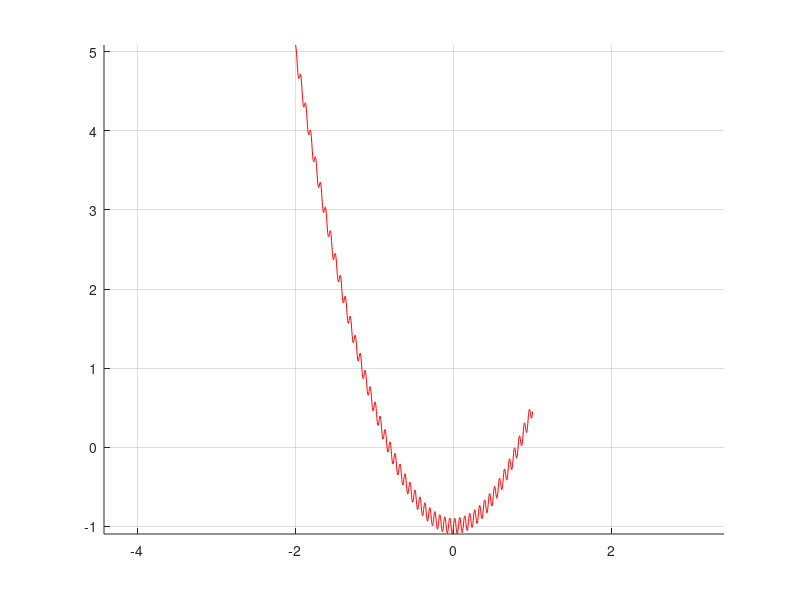
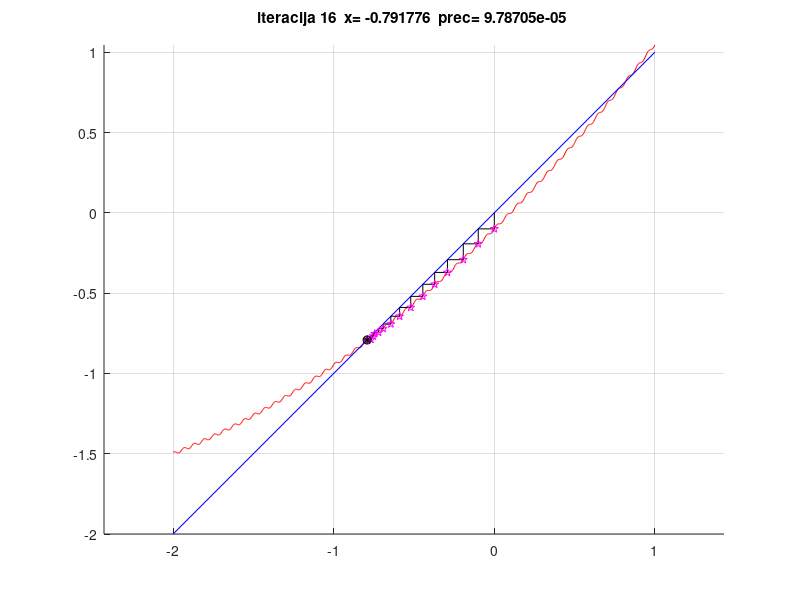

The MATLAB script that drew these images, in order: (Note: this script raises an error after producing the figures.)
%
% Vienos lygties sprendimas: paprastuju iteraciju metodas
% 
function Pvz_SMA_1_4_Viena_lygtis_simple_iteration
clc,close all

%------------------------   PRADINIAI DUOMENYS  ----------------------------

% range=[-10,10] % parenkame vaizdavimo intervala
range=[-2,1]

% x0=-1.3    %  parenkame pradini artini
x0=0
% x0=0.0001
eps=1e-4   % parenkame sprendinio tikslumo reiksme

nitmax=1000 % parenkame didziausia leistina iteraciju skaiciu

method='simple_iteration'  % parenkame metoda

alpha=10 % parenkame daugiklio reiksme
% alpha=-1
% alpha=-100
% alpha=-7
% alpha=-2
% alpha=-10

% braizomas funkcijos grafikas
npoints=1000; x=range(1): (range(2)-range(1))/(npoints-1) :range(2);  fff=f(x);
figure(1); grid on; hold on; axis equal;
plot(x,fff,'r-');
figure(2); grid on; hold on; axis equal;
plot(x,fff/alpha+x,'r-');
plot(range,range,'b-');
pause

%------------------------   SPRENDIMAS  -----------------------------------

xn=x0;prec=1e20; nit=0; % pradinis artinys, pradine tikslumo reiksme ir iteracijos numeris
while prec > eps  % iteracijos
    nit=nit+1;
    if nit > nitmax, fprintf('Virsytas leistinas iteraciju skaicius. Tikslumas nepasiektas');return;end

    if strcmp(method,'simple_iteration')
            fn=f(xn)/alpha+xn;
            plot([xn,xn,fn],[xn,fn,fn],'k-');
            plot(xn,fn,'mp');
            xn=fn;
    else, fprintf('neaprasytas metodas \n');
    end
     
        pause(2)
        
    prec=abs(f(xn));
    fprintf(1,'iteracija %d  x= %g  prec= %g \n',nit,xn,prec);
    title(sprintf('iteracija %d  x= %g  prec= %g \n',nit,xn,prec));
end
plot(xn,fn,'k*');plot(xn,fn,'ko');title()

fprintf(1,'\n tikslumas pasiektas, saknis xmid=%g\n\n',xn);

end


function fff=f(x)
    fff=1.5*x.^2-1+0.1*sin(100*x);
%     fff=64*x.^4-576*x.^3+10*x.^2+9*x;
return
end